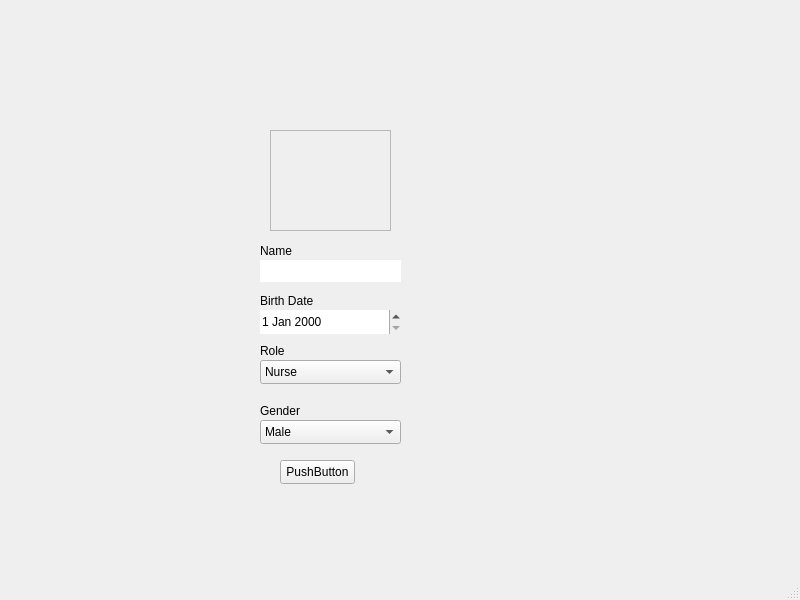
<?xml version="1.0" encoding="UTF-8"?>
<ui version="4.0">
 <class>MainWindow</class>
 <widget class="QMainWindow" name="MainWindow">
  <property name="geometry">
   <rect>
    <x>0</x>
    <y>0</y>
    <width>800</width>
    <height>600</height>
   </rect>
  </property>
  <property name="windowTitle">
   <string>MainWindow</string>
  </property>
  <widget class="QWidget" name="centralwidget">
   <widget class="QLabel" name="label">
    <property name="geometry">
     <rect>
      <x>260</x>
      <y>240</y>
      <width>61</width>
      <height>21</height>
     </rect>
    </property>
    <property name="text">
     <string>Name</string>
    </property>
   </widget>
   <widget class="QLineEdit" name="lineEdit">
    <property name="geometry">
     <rect>
      <x>260</x>
      <y>260</y>
      <width>141</width>
      <height>22</height>
     </rect>
    </property>
    <property name="frame">
     <bool>false</bool>
    </property>
   </widget>
   <widget class="QLabel" name="label_2">
    <property name="geometry">
     <rect>
      <x>260</x>
      <y>290</y>
      <width>61</width>
      <height>21</height>
     </rect>
    </property>
    <property name="text">
     <string>Birth Date</string>
    </property>
   </widget>
   <widget class="QLabel" name="label_3">
    <property name="geometry">
     <rect>
      <x>260</x>
      <y>340</y>
      <width>61</width>
      <height>21</height>
     </rect>
    </property>
    <property name="text">
     <string>Role</string>
    </property>
   </widget>
   <widget class="QDateEdit" name="dateEdit">
    <property name="geometry">
     <rect>
      <x>260</x>
      <y>310</y>
      <width>141</width>
      <height>24</height>
     </rect>
    </property>
    <property name="frame">
     <bool>false</bool>
    </property>
   </widget>
   <widget class="QComboBox" name="comboBox">
    <property name="geometry">
     <rect>
      <x>260</x>
      <y>360</y>
      <width>141</width>
      <height>24</height>
     </rect>
    </property>
    <item>
     <property name="text">
      <string>Nurse</string>
     </property>
    </item>
    <item>
     <property name="text">
      <string>Doctor</string>
     </property>
    </item>
   </widget>
   <widget class="QFrame" name="frame">
    <property name="geometry">
     <rect>
      <x>270</x>
      <y>130</y>
      <width>121</width>
      <height>101</height>
     </rect>
    </property>
    <property name="styleSheet">
     <string notr="true">border-image: url(:/asd/pngwing.com.png);</string>
    </property>
    <property name="frameShape">
     <enum>QFrame::Shape::StyledPanel</enum>
    </property>
    <property name="frameShadow">
     <enum>QFrame::Shadow::Raised</enum>
    </property>
   </widget>
   <widget class="QLabel" name="label_4">
    <property name="geometry">
     <rect>
      <x>260</x>
      <y>400</y>
      <width>61</width>
      <height>21</height>
     </rect>
    </property>
    <property name="text">
     <string>Gender</string>
    </property>
   </widget>
   <widget class="QComboBox" name="comboBox_2">
    <property name="geometry">
     <rect>
      <x>260</x>
      <y>420</y>
      <width>141</width>
      <height>24</height>
     </rect>
    </property>
    <item>
     <property name="text">
      <string>Male</string>
     </property>
    </item>
    <item>
     <property name="text">
      <string>Female</string>
     </property>
    </item>
   </widget>
   <widget class="QPushButton" name="addStaffButton">
    <property name="geometry">
     <rect>
      <x>280</x>
      <y>460</y>
      <width>75</width>
      <height>24</height>
     </rect>
    </property>
    <property name="text">
     <string>PushButton</string>
    </property>
   </widget>
  </widget>
  <widget class="QMenuBar" name="menubar">
   <property name="geometry">
    <rect>
     <x>0</x>
     <y>0</y>
     <width>800</width>
     <height>33</height>
    </rect>
   </property>
  </widget>
  <widget class="QStatusBar" name="statusbar"/>
 </widget>
 <resources>
  <include location="C:/Users/kyoma/OneDrive/Pictures/proj/asd.qrc"/>
 </resources>
 <connections/>
</ui>
